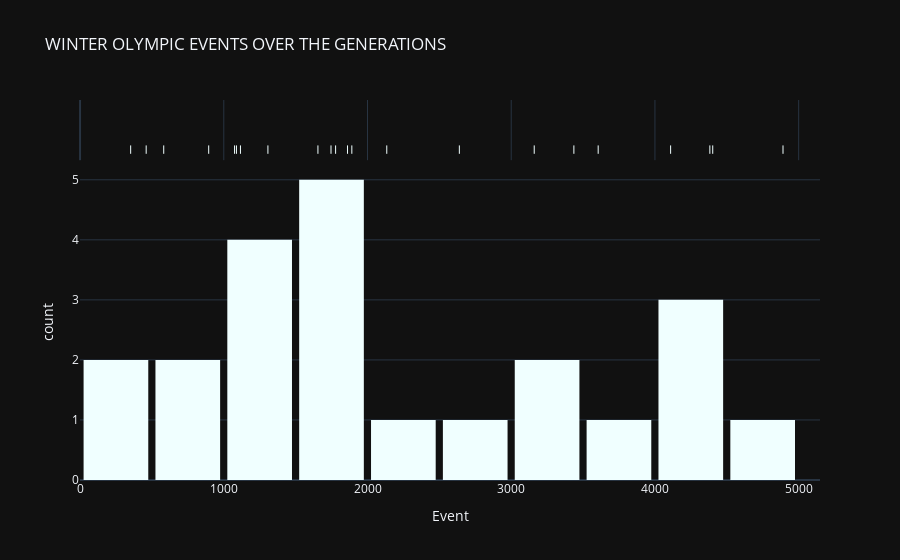

Notebook cell for this chart:
### Code cell
#plotly histograms with marginals
fig = px.histogram(event_count_winter, x="Event", title="WINTER OLYMPIC EVENTS OVER THE GENERATIONS", nbins=10, template = "plotly_dark", color_discrete_sequence=['azure'], marginal="rug")
fig.update_layout(bargap=0.1)
fig.show()

### Figure 1 — Plotly figure (JSON) as saved in the notebook; plotly's stock layout.template omitted (floating-point values rounded to 4 significant figures)
{"data": [{"alignmentgroup": "True", "bingroup": "x", "hovertemplate": "Event=%{x}<br>count=%{y}<extra></extra>", "legendgroup": "", "marker": {"color": "azure", "pattern": {"shape": ""}}, "name": "", "nbinsx": 10, "offsetgroup": "", "orientation": "v", "showlegend": false, "type": "histogram", "x": [460, 582, 352, 895, 1075, 1088, 1307, 1116, 1778, 1891, 1655, 1861, 1746, 2134, 2639, 3436, 3160, 3605, 4109, 4382, 4402, 4891], "xaxis": "x", "yaxis": "y"}, {"alignmentgroup": "True", "boxpoints": "all", "fillcolor": "rgba(255,255,255,0)", "hoveron": "points", "hovertemplate": "Event=%{x}<extra></extra>", "jitter": 0, "legendgroup": "", "line": {"color": "rgba(255,255,255,0)"}, "marker": {"color": "azure", "symbol": "line-ns-open"}, "name": "", "offsetgroup": "", "showlegend": false, "type": "box", "x": [460, 582, 352, 895, 1075, 1088, 1307, 1116, 1778, 1891, 1655, 1861, 1746, 2134, 2639, 3436, 3160, 3605, 4109, 4382, 4402, 4891], "xaxis": "x2", "yaxis": "y2"}], "layout": {"bargap": 0.1, "barmode": "relative", "legend": {"tracegroupgap": 0}, "title": {"text": "WINTER OLYMPIC EVENTS OVER THE GENERATIONS"}, "xaxis": {"anchor": "y", "domain": [0, 1], "title": {"text": "Event"}}, "xaxis2": {"anchor": "y2", "domain": [0, 1], "matches": "x", "showgrid": true, "showticklabels": false}, "yaxis": {"anchor": "x", "domain": [0, 0.8316], "title": {"text": "count"}}, "yaxis2": {"anchor": "x2", "domain": [0.8416, 1], "matches": "y2", "showgrid": false, "showline": false, "showticklabels": false, "ticks": ""}}}
